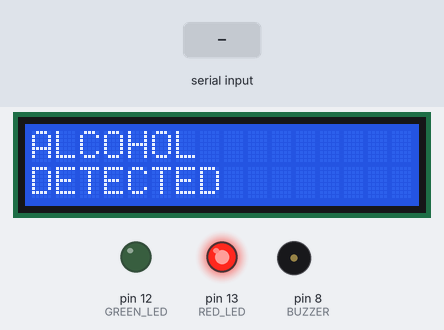
A sketch run on a simulated Arduino Uno, built with avr-gcc and run on an emulated ATmega328P. On the bench: 16×2 character LCD, output pins drawn as LEDs (lit = HIGH), buzzer (waves = sounding, pin HIGH). Dashed ring = blinking. The inputs (shaded band) are chosen by the test bench. What the sketch prints to the serial monitor is not drawn.

Above: at 2.2 s.
At 3.2 s:
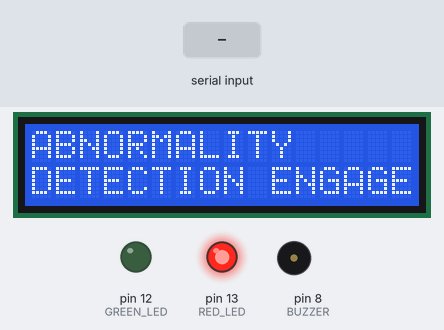
3.3 s: "TRUE\n" received over Serial
At 6.6 s:
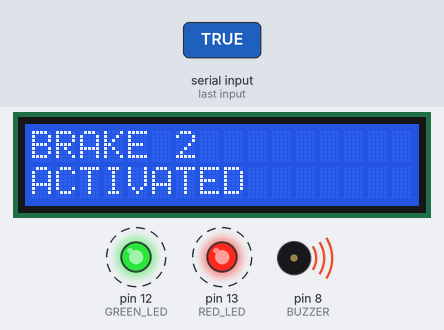
At 16.4 s:
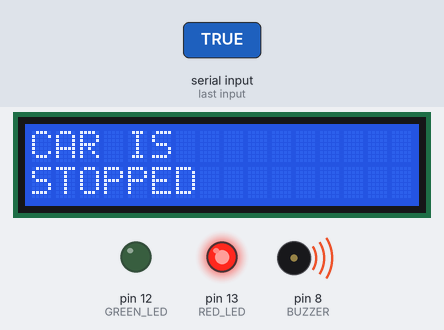
Timing chart, 0 to 21.5 s (numbered marks = the images above; inputs shaded):
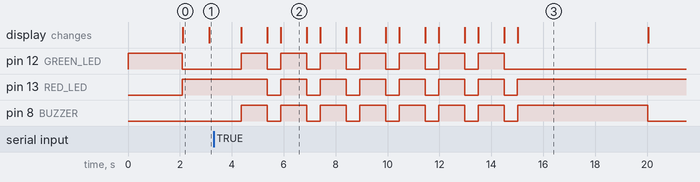

Measured:
- after the input at 3.3 s, pin 12 (GREEN_LED): alternates HIGH for 1.0 s and LOW for 0.52 s, 14 changes in all, then stays LOW, starting after 1.1 s; pin 13 (RED_LED): alternates HIGH for 1.0 s and LOW for 0.52 s, 14 changes in all, then stays HIGH, starting after 2.1 s
- what the display in image 0 shows lasts 1.0 s, from 2.1 s to 3.1 s

The sketch:

uno_setup.ino
```cpp
#include <Wire.h>
#include <LiquidCrystal_I2C.h>

#define MQ3_PIN A0
#define GREEN_LED 12
#define RED_LED 13
#define BUZZER 8

LiquidCrystal_I2C lcd(0x27, 16, 2);

int alcoholThreshold = 100;

bool brakeActivated = false;

void setup() {

  Serial.begin(9600);

  pinMode(GREEN_LED, OUTPUT);
  pinMode(RED_LED, OUTPUT);
  pinMode(BUZZER, OUTPUT);

  digitalWrite(GREEN_LED, HIGH);
  digitalWrite(RED_LED, LOW);
  digitalWrite(BUZZER, LOW);

  lcd.init();
  lcd.backlight();

  lcd.clear();
  lcd.setCursor(0, 0);
  lcd.print("ALCOHOL SYSTEM");
  lcd.setCursor(0, 1);
  lcd.print("READY");

  delay(2000);
}

void loop() {

  // =================================
  // BRAKE ACTIVATED
  // =================================

  if (brakeActivated) {

    // 7 BRAKE ITERATIONS
    for (int i = 1; i <= 7; i++) {

      Serial.print("BRAKE ");
      Serial.println(i);

      // -----------------------------
      // BRAKE ON - 1 SECOND
      // -----------------------------

      lcd.clear();
      lcd.setCursor(0, 0);
      lcd.print("BRAKE ");
      lcd.print(i);

      lcd.setCursor(0, 1);
      lcd.print("ACTIVATED");

      digitalWrite(GREEN_LED, HIGH);
      digitalWrite(RED_LED, HIGH);
      digitalWrite(BUZZER, HIGH);

      delay(1000);

      // -----------------------------
      // BRAKE OFF - 0.5 SECOND
      // -----------------------------

      digitalWrite(GREEN_LED, LOW);
      digitalWrite(RED_LED, LOW);
      digitalWrite(BUZZER, LOW);

      lcd.clear();

      delay(500);
    }

    // =================================
    // CAR STOPPED
    // =================================

    digitalWrite(GREEN_LED, LOW);
    digitalWrite(RED_LED, HIGH);

    lcd.clear();
    lcd.setCursor(0, 0);
    lcd.print("CAR IS");
    lcd.setCursor(0, 1);
    lcd.print("STOPPED");

    Serial.println(">>> CAR IS STOPPED <<<");

    // Continuous beep for 5 seconds
    digitalWrite(BUZZER, HIGH);

    delay(5000);

    digitalWrite(BUZZER, LOW);

    // =================================
    // SYSTEM RESTARTING
    // =================================

    lcd.clear();
    lcd.setCursor(0, 0);
    lcd.print("SYSTEM");
    lcd.setCursor(0, 1);
    lcd.print("RESTARTING");

    Serial.println(">>> SYSTEM RESTARTING <<<");

    delay(2000);

    // Reset system
    brakeActivated = false;

    return;
  }

  // =================================
  // READ MQ-3
  // =================================

  int sensorValue = analogRead(MQ3_PIN);

  Serial.print("MQ-3 Value: ");
  Serial.println(sensorValue);

  // =================================
  // ALCOHOL DETECTED
  // =================================

  if (sensorValue >= alcoholThreshold) {

    digitalWrite(GREEN_LED, LOW);
    digitalWrite(RED_LED, HIGH);
    digitalWrite(BUZZER, LOW);

    // ---------------------------------
    // ALCOHOL DETECTED - 1 SECOND
    // ---------------------------------

    lcd.clear();
    lcd.setCursor(0, 0);
    lcd.print("ALCOHOL");
    lcd.setCursor(0, 1);
    lcd.print("DETECTED");

    Serial.println("ALCOHOL DETECTED");

    delay(1000);

    // ---------------------------------
    // ABNORMALITY DETECTION ENGAGED
    // ---------------------------------

    lcd.clear();
    lcd.setCursor(0, 0);
    lcd.print("ABNORMALITY");
    lcd.setCursor(0, 1);
    lcd.print("DETECTION ENGAGED");

    Serial.println("ABNORMALITY DETECTION ENGAGED");
    Serial.println("Waiting for TRUE...");

    // =================================
    // LOCKED ALCOHOL STATE
    // =================================
    // DO NOT CHECK MQ-3 AGAIN
    // FALSE DOES NOTHING
    // ONLY TRUE ACTIVATES BRAKE
    // =================================

    while (true) {

      if (Serial.available() > 0) {

        String input = Serial.readStringUntil('\n');

        input.trim();
        input.toUpperCase();

        // ---------------------------------
        // TRUE → BRAKE
        // ---------------------------------

        if (input == "TRUE") {

          brakeActivated = true;

          Serial.println("ABNORMAL DRIVING: TRUE");
          Serial.println(">>> BRAKE ACTIVATED <<<");

          break;
        }

        // ---------------------------------
        // FALSE → DO ABSOLUTELY NOTHING
        // ---------------------------------

        else if (input == "FALSE") {

          Serial.println("ABNORMAL DRIVING: FALSE");
          Serial.println("FALSE IGNORED");

          // LCD remains exactly the same
          // System remains locked
        }
      }

      delay(100);
    }
  }

  // =================================
  // NO ALCOHOL
  // =================================

  else {

    digitalWrite(GREEN_LED, HIGH);
    digitalWrite(RED_LED, LOW);
    digitalWrite(BUZZER, LOW);

    lcd.clear();
    lcd.setCursor(0, 0);
    lcd.print("ALCOHOL NOT");
    lcd.setCursor(0, 1);
    lcd.print("DETECTED");

    Serial.println("ALCOHOL NOT DETECTED");
  }

  Serial.println("--------------------");

  delay(1000);
}
```
